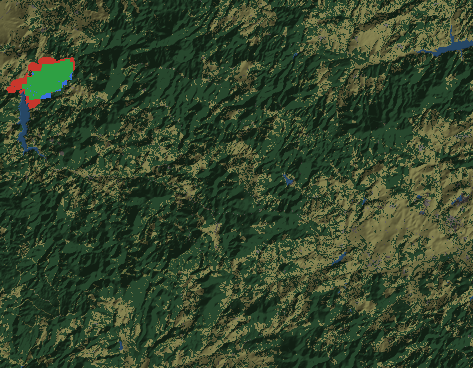
#> input picture 02_Article/ieee_systems/figures/hindcast_src/canakkale2023.png, 473 x 368 px, found by its file name
$ python hindcast_composite.py
#> lines starting #> are read from the running program, lines starting #| are printed output that depends on the picture; after the words box and inside, x2 and y2 are one past the last pixel; in counts of white or black regions, pixels touching at a corner belong together
from PIL import Image, ImageDraw, ImageFont
import numpy as np, sys
# per-case window (cells) and optional anchor shift; output tiles all 600 px
CASES=[("canakkale2023","Sc1 Çanakkale 2023",200,(0,0)),("manavgat2021","Sc2 Manavgat 2021",280,(50,30)),("marmaris2021","Sc3 Marmaris 2021",150,(0,0)),("milas2021","Sc4 Milas 2021",200,(0,0))]
OV=(46,160,67); SIM=(200,55,44); OBS=(58,110,220)
def mask(a,c,t=40): return (np.abs(a.astype(int)-np.array(c)).sum(2)<t)
T=600
font=ImageFont.truetype("/usr/share/fonts/truetype/dejavu/DejaVuSans-Bold.ttf",26)
tiles=[]
for f,lab,W,(dx,dy) in CASES:
    im=Image.open(f+".png").convert("RGB"); a=np.array(im)
#> further down, im is the input picture: PIL image 473x368 RGB; mean R, G, B 53.4, 69.7, 44
    m=mask(a,OV)|mask(a,SIM)|mask(a,OBS); ys,xs=np.where(m); cy,cx=int(ys.mean())+dy,int(xs.mean())+dx
#> in mask, `def mask(a,c,t=40): return (np.abs(a.astype(int)-np.array(c)).sum(2)<t)`:
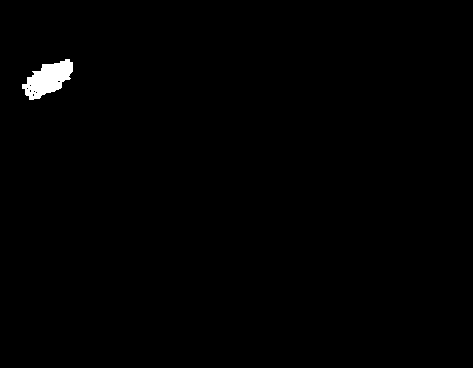
#> returned value: shape (368, 473) bool; 0.68% white; 1 white region, box (x1, y1, x2, y2) and area: (22, 59, 73, 100) 1182
#> call 2 of mask, with c = (200, 55, 44), t = 40
#> in mask (call 2), `def mask(a,c,t=40): return (np.abs(a.astype(int)-np.array(c)).sum(2)<t)`:
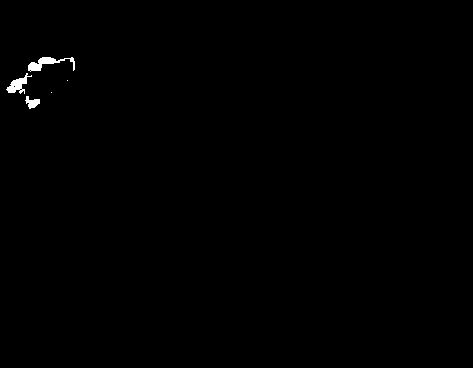
#> returned value: shape (368, 473) bool; 0.35% white; 5 white regions (2 under 20 px), largest, box (x1, y1, x2, y2) and area: (28, 57, 75, 72) 276, (6, 73, 32, 94) 219, (25, 96, 40, 109) 108
#> call 3 of mask, with c = (58, 110, 220), t = 40
#> in mask (call 3), `def mask(a,c,t=40): return (np.abs(a.astype(int)-np.array(c)).sum(2)<t)`:
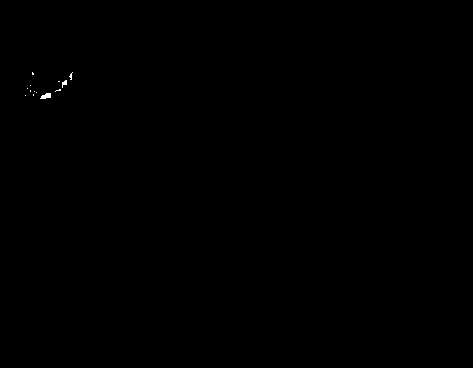
#> returned value: shape (368, 473) bool; 0.06% white; 13 white regions (11 under 20 px), largest, box (x1, y1, x2, y2) and area: (40, 93, 51, 99) 46, (62, 80, 67, 88) 23
#> after `m = mask(a, OV) | mask(a, SIM) | mask(a, OBS)`:
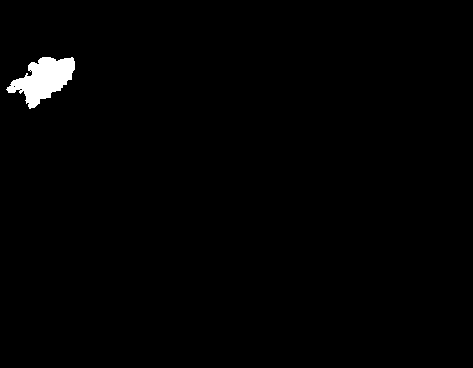
#> m: shape (368, 473) bool; 1.1% white; 1 white region, box (x1, y1, x2, y2) and area: (6, 57, 75, 109) 1894
#> after `ys, xs = np.where(m)`: ys = 1894 values from 57 to 108; xs = 1894 values, max 74 at index 136, min 6 at index 1455, mean 43.38
#> after `cy, cx = (int(ys.mean()) + dy, int(xs.mean()) + dx)`: cy = 78; cx = 43
    x0=min(max(cx-W//2,0),a.shape[1]-W); y0=min(max(cy-W//2,0),a.shape[0]-W)
#> after `x0 = min(max(cx - W // 2, 0), a.shape[1] - W)`: x0 = 0
#> after `y0 = min(max(cy - W // 2, 0), a.shape[0] - W)`: y0 = 0
    crop=im.crop((x0,y0,x0+W,y0+W)).resize((T,T),Image.NEAREST)
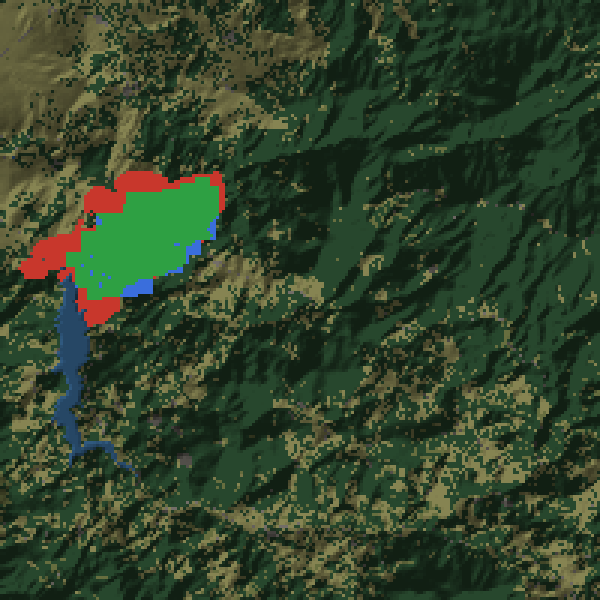
#> crop: PIL image 600x600 RGB; mean R, G, B 50.4, 67.5, 42.5
    d=ImageDraw.Draw(crop); tw=d.textlength(lab,font=font); d.rectangle((0,0,tw+16,38),fill="white"); d.text((8,4),lab,fill="black",font=font)
#> after `tw = d.textlength(lab, font=font)`: tw = 294.1
    # scale bar: 5 km = 5000/90 cells
    px=5000/90*T/W; d.rectangle((T-px-14,T-26,T-14,T-18),fill="white",outline="black"); d.text((T-px-14,T-56),"5 km",fill="white",font=font)
    tiles.append(crop); print(f,W,x0,y0)
#| canakkale2023 200 0 0
#> pass 2 of the loop `for f,lab,W,(dx,dy) in CASES:`:
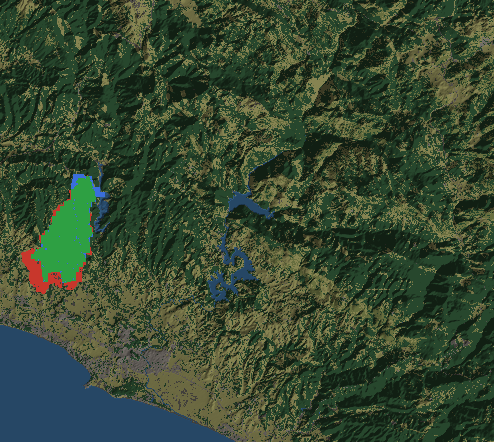
#> input picture 02_Article/ieee_systems/figures/hindcast_src/manavgat2021.png, 494 x 442 px, found by its file name
#> im is the input picture: PIL image 494x442 RGB; mean R, G, B 54.8, 72.2, 49.4
#> in mask (call 4), `def mask(a,c,t=40): return (np.abs(a.astype(int)-np.array(c)).sum(2)<t)`:
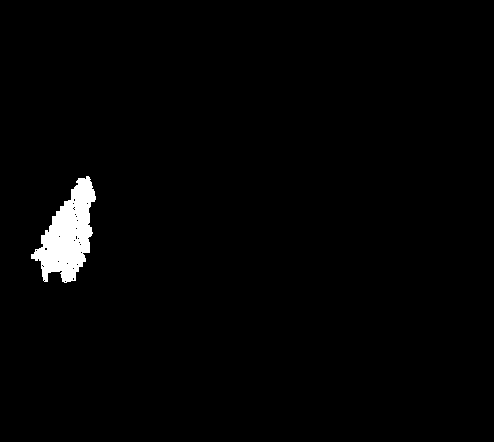
#> returned value: shape (442, 494) bool; 1.7% white; 1 white region, box (x1, y1, x2, y2) and area: (31, 176, 96, 283) 3632
#> m: shape (442, 494) bool; 2.3% white; 1 white region, box (x1, y1, x2, y2) and area: (21, 174, 105, 294) 4935
#> ys = 4935 values from 174 to 293; xs = 4935 values, max 104 at index 438, min 21 at index 2995, mean 64.58
#> cy = 269; cx = 114
#> y0 = 129
#> `crop=im.crop((x0,y0,x0+W,y0+W)).resize((T,T),Image.NEAREST)`:
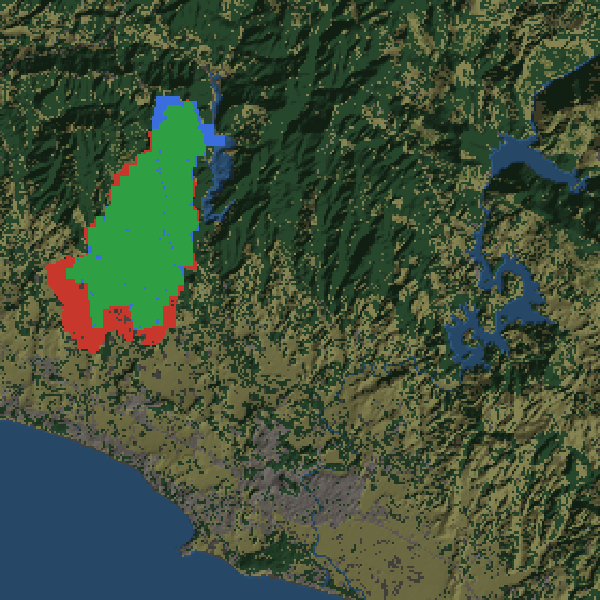
#> crop: PIL image 600x600 RGB; mean R, G, B 62.7, 79.9, 57
#> tw = 287.7
#| manavgat2021 280 0 129
#> pass 3 of the loop `for f,lab,W,(dx,dy) in CASES:`:
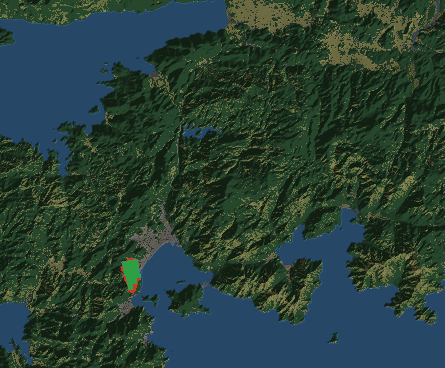
#> input picture 02_Article/ieee_systems/figures/hindcast_src/marmaris2021.png, 445 x 368 px, found by its file name
#> im is the input picture: PIL image 445x368 RGB; mean R, G, B 40.6, 63.8, 55.4
#> in mask (call 8), `def mask(a,c,t=40): return (np.abs(a.astype(int)-np.array(c)).sum(2)<t)`:
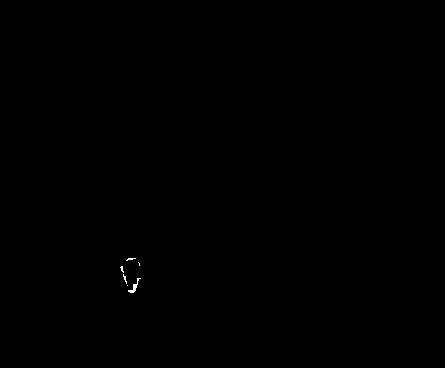
#> returned value: shape (368, 445) bool; 0.06% white in thin lines or dots, all inside (x1, y1, x2, y2) = (120, 258, 141, 293)
#> m: shape (368, 445) bool; 0.3% white; 1 white region, box (x1, y1, x2, y2) and area: (120, 258, 141, 293) 492
#> ys = 492 values from 258 to 292; xs = 492 values, max 140 at index 263, min 120 at index 136, mean 130.9
#> cy = 273; cx = 130
#> x0 = 55
#> y0 = 198
#> `crop=im.crop((x0,y0,x0+W,y0+W)).resize((T,T),Image.NEAREST)`:
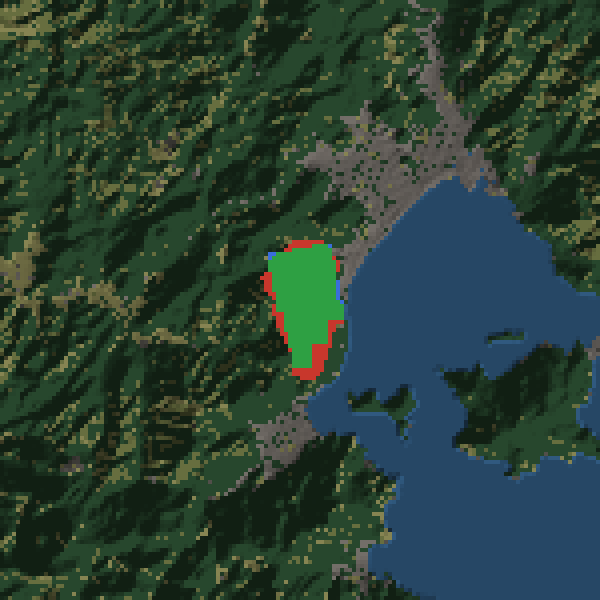
#> crop: PIL image 600x600 RGB; mean R, G, B 42.1, 64.7, 53.3
#> tw = 280.8
#| marmaris2021 150 55 198
#> the loop made 4 passes; the first 3 are shown
g=6; LH=48
#> after `g = 6`: g = 6
out=Image.new("RGB",(2*T+g,2*T+g+LH),"white")
#> out: PIL image 1206x1254 RGB; every value is 255
for i,t in enumerate(tiles): out.paste(t,((i%2)*(T+g),(i//2)*(T+g)))
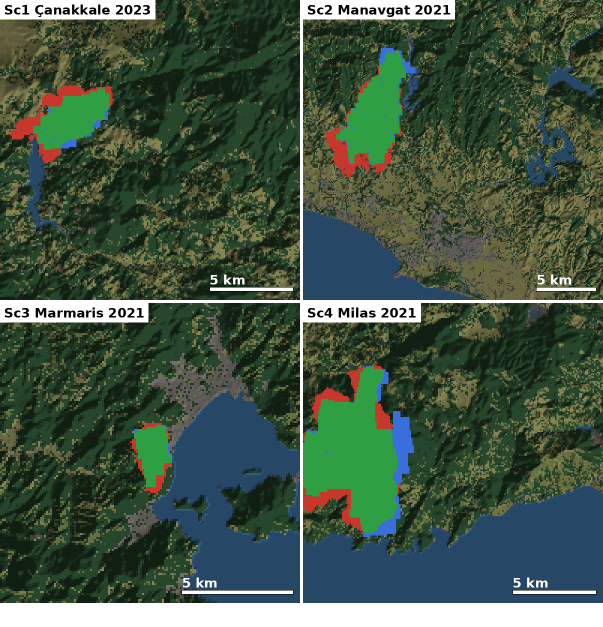
#> out: PIL image 1206x1254 RGB (shown at 1/2 size); mean R, G, B 66.3, 86.2, 69.3
d=ImageDraw.Draw(out); f2=ImageFont.truetype("/usr/share/fonts/truetype/dejavu/DejaVuSans.ttf",24)
x=10; y=2*T+g+10
#> after `y = 2 * T + g + 10`: y = 1216
for c,l in [(OV,"overlap"),(SIM,"simulated only"),(OBS,"observed only")]:
    d.rectangle((x,y,x+30,y+28),fill=c,outline="black"); d.text((x+40,y),l,fill="black",font=f2); x+=40+d.textlength(l,font=f2)+40
out.save(sys.argv[1] if len(sys.argv)>1 else "fig5_try.png"); print(out.size)
#> after `out.save(sys.argv[1] if len(sys.argv) > 1 else 'fig5_try.png')`:
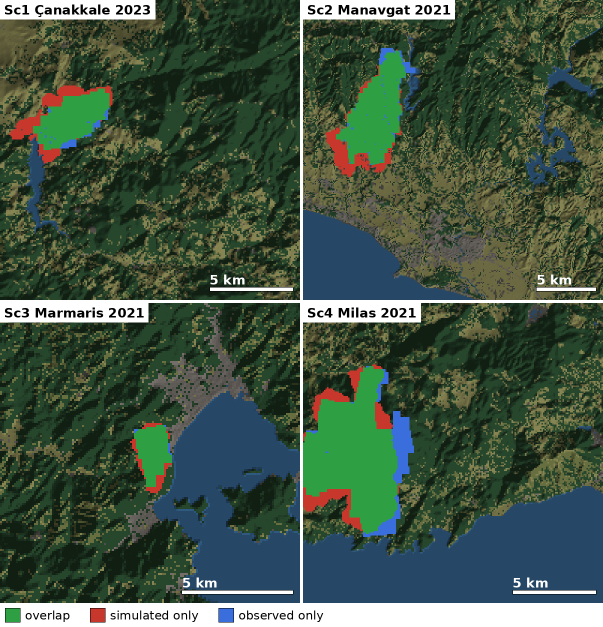
#> saved as fig5_try.png: PIL image 1206x1254 RGB (shown at 1/2 size); mean R, G, B 65.6, 85.6, 68.7
